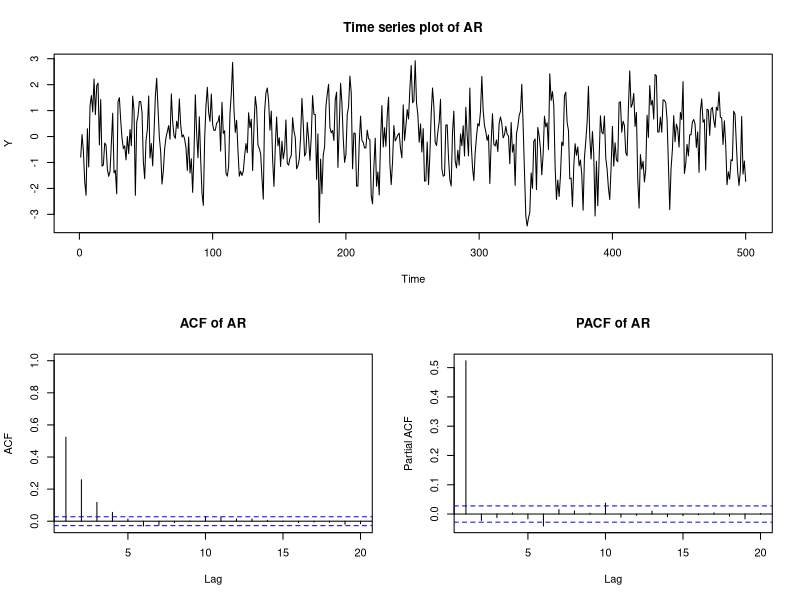

Recreate this plot in R.
# simulate AR(2) process

# Set parameters
phi_1        = 0.5  # AR(1) parameter
phi_2        = 0  # AR(2) parameter
sigma2       = 1    # variance of noise term
NumObsSim    = 5000 # Simulated Sample size
numObsToPlot = 500  
ACFLagstoPlot= 20
sigma2       = 1    # variance of noise term

# Set seed for random number generation.
# Choose birthdate of any student in your
# group. 
seed_by <- 960231
set.seed(seed_by)

# initiate series. Let the first two elements of y_AR be innovations
y_AR <- c(rnorm(1)*sqrt(sigma2), rnorm(1)*sqrt(sigma2), rep(0, NumObsSim-2))
e    <- rnorm(NumObsSim)*sqrt(sigma2) # residual

# Simulate/generate realization of AR
for(i in 3:NumObsSim){
  y_AR[i] <- phi_1*y_AR[i-1] + phi_2*y_AR[i-2] + e[i]
}
# should be stored as time series object, makes for easier ploting.
y_AR <- as.ts(y_AR) 

#############
# Time series plot, ACF and PACF in one
layout(matrix(c(1, 1, 1, 1,
                2, 2, 3, 3), nrow=2, byrow=TRUE))

ts.plot(y_AR[1:numObsToPlot], ylab = "Y", main = "Time series plot of AR")
acf(y_AR[1:NumObsSim], lag.max = ACFLagstoPlot, 
    type = "correlation", plot = T, main = "ACF of AR",
    xlim=c(1,ACFLagstoPlot))
acf(y_AR[1:NumObsSim], lag.max = ACFLagstoPlot, type = "partial", plot = T, main = "PACF of AR")
par(mfrow = c(1,1)) # resets to default

# values can be accessed in the following manner
acf(y_AR[1:NumObsSim], lag.max = ACFLagstoPlot, type = "correlation", plot = F)
acf(y_AR[1:NumObsSim], lag.max = ACFLagstoPlot, type = "partial", plot = F)


